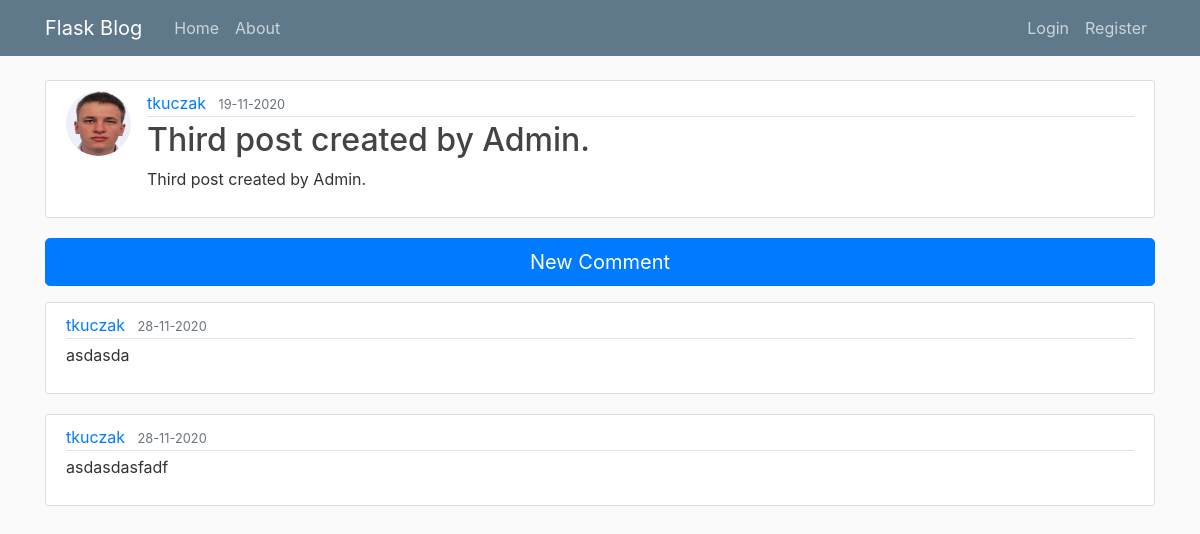
Page /post/3 on the earlier database version.
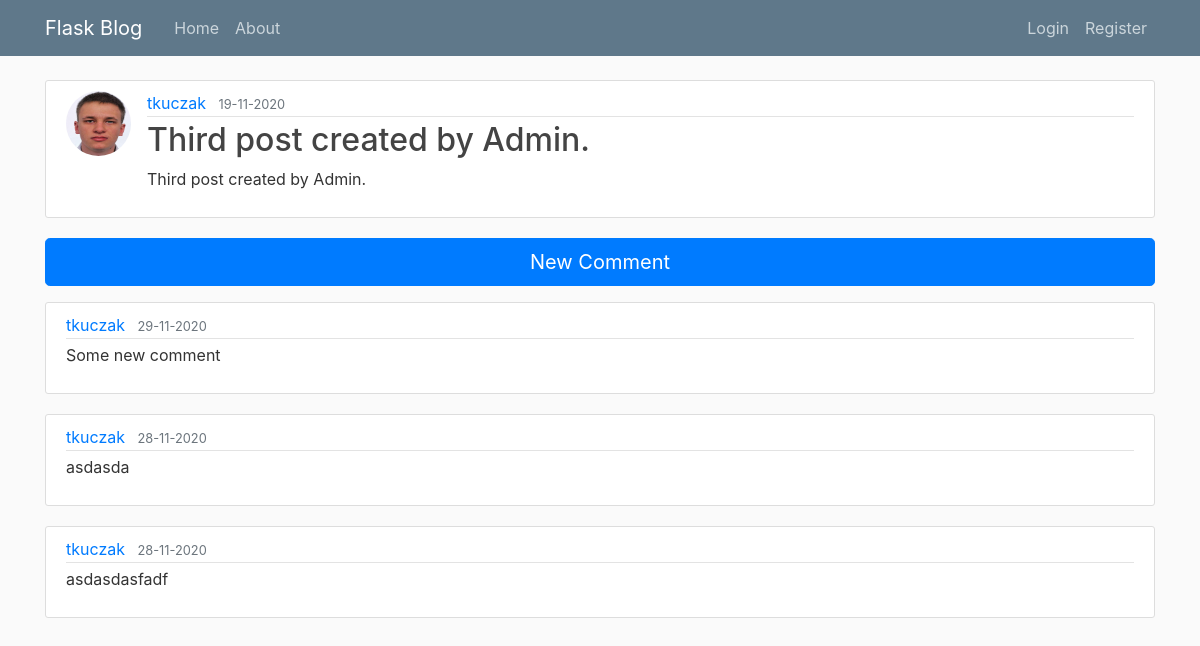
Same page on the later database version.
### blog/models.py (models this page shows, shortened)
class User(db.Model, UserMixin):
    id = db.Column(db.Integer(), primary_key=True)
    username = db.Column(db.String(20), unique=True, nullable=False)
    email = db.Column(db.String(128), unique=True, nullable=False)
    image_file = db.Column(db.String(20), nullable=False, default='default.jpg')
    password = db.Column(db.String(60), nullable=False)
    active = db.Column(db.Boolean(), nullable=False, default=0)
    posts = db.relationship('Post', backref='author', lazy=True)
    comments = db.relationship('Comments', backref='author', lazy=True)
    roles = db.relationship('Role', secondary='user_roles',  backref=db.backref('user', lazy=True), lazy='subquery')

class Post(db.Model):
    id = db.Column(db.Integer(), primary_key=True)
    author_id = db.Column(db.Integer(), db.ForeignKey('user.id'), nullable=False)
    title = db.Column(db.String(128),nullable=False)
    content = db.Column(db.Text, nullable=False)
    date_posted = db.Column(db.DateTime, nullable=False, default = datetime.now)
    comments = db.relationship('Comments', backref='post', lazy=True, order_by='Comments.date_posted.desc()')

class Comments(db.Model):
    id = db.Column(db.Integer(), primary_key=True)
    post_id = db.Column(db.Integer(), db.ForeignKey('post.id'), nullable=False)
    author_id = db.Column(db.Integer(), db.ForeignKey('user.id'), nullable=False)
    content = db.Column(db.Text, nullable=False)
    date_posted = db.Column(db.DateTime, nullable=False, default = datetime.now)

### blog/posts/routes.py (the view)
@posts.route("/post/<int:post_id>")
def post(post_id):
    post = Post.query.get_or_404(post_id)
    comments = post.comments
    return render_template('post.html', title=post.title, post=post, comments=comments)

### blog/templates/post.html (shortened to what this page needs)
{% extends "layout.html" %}
{% block content %}
    <article class="media content-section">
        <img class="rounded-circle article-img" src="{{ url_for('static', filename = 'profile_pics/' + post.author.image_file) }}">
        <div class="media-body">
            <div class="article-metadata">
                <a class="mr-2" href="{{ url_for('users.user_posts', username=post.author.username) }}">{{ post.author.username }}</a>
                <small class="text-muted">{{ post.date_posted.strftime('%d-%m-%Y') }}</small>
            </div>
        <h2 class="article-title">{{ post.title }}</h2>
        <p class="article-content">{{ post.content }}</p>
        </div>
    </article>
    <div>
        <a class="btn btn-primary btn-lg btn-block mb-3" href="{{ url_for('posts.new_comment', post_id = post.id) }}">New Comment</a>
    </div>
    {% for comment in comments %}
        <article class="media content-section">
            <div class="media-body">
                <div class="article-metadata">
                    <a class="mr-2" href="{{ url_for('users.user_posts', username=post.author.username) }}">{{ comment.author.username }}</a>
                    <small class="text-muted">{{ comment.date_posted.strftime('%d-%m-%Y') }}</small>
                </div>
            <p class="article-content">{{ comment.content }}</p>
          </div>
        </article>
    {% endfor %}
{% endblock content %}

### blog/templates/layout.html (shortened to what this page needs)
<!DOCTYPE html>
<html lang="en">
<head>
    <link rel="stylesheet" href="https://cdn.jsdelivr.net/npm/bootstrap@4.5.3/dist/css/bootstrap.min.css">
    <link rel="stylesheet" type="text/css" href="{{ url_for('static', filename='main.css') }}">
</head>
<body>
    <header class="site-header">
        <nav class="navbar navbar-expand-md navbar-dark bg-steel fixed-top">
            <div class="container">
                <a class="navbar-brand mr-4" href="/">Flask Blog</a>
                <div class="collapse navbar-collapse" id="navbarToggle">
                    <div class="navbar-nav mr-auto">
                        <a class="nav-item nav-link" href="{{ url_for('main.home') }}">Home</a>
                        <a class="nav-item nav-link" href="{{ url_for('main.about') }}">About</a>
                    </div>
                    <div class="navbar-nav">
                        {% if current_user.is_authenticated %}
                            {% if 'Admin' in current_user.roles_names or 'Writer' in current_user.roles_names %}
                                <a class="nav-item nav-link" href="{{ url_for('posts.new_post') }}">New Post</a>
                            {% endif %}
                            <a class="nav-item nav-link" href="{{ url_for('users.account') }}">Account</a>
                            <a class="nav-item nav-link" href="{{ url_for('users.logout') }}">Logout</a>
                        {% else %}
                            <a class="nav-item nav-link" href="{{ url_for('users.login') }}">Login</a>
                            <a class="nav-item nav-link" href="{{ url_for('users.register') }}">Register</a>
                        {% endif %}
                    </div>
                </div>
            </div>
        </nav>
    </header>
    <main role="main" class="container">
        <div class="row">
          <div class="col">
            {% block content %}{% endblock %}
        </div>
      </main>
</body>
</html>

### blog/static/main.css (style rules this page uses)
body { background: #fafafa; color: #333333; margin-top: 5rem; }
h1, h2, h3, h4, h5, h6 { color: #444444; }
.bg-steel { background-color: #5f788a; }
.site-header .navbar-nav .nav-link { color: #cbd5db; }
.content-section { background: #ffffff; padding: 10px 20px; border: 1px solid #dddddd; border-radius: 3px; margin-bottom: 20px; }
.article-title { color: #444444; }
.article-content { white-space: pre-line; }
.article-img { height: 65px; width: 65px; margin-right: 16px; }
.article-metadata { padding-bottom: 1px; margin-bottom: 4px; border-bottom: 1px solid #e3e3e3 }

Differences in the rows shown:
added Comments: author.username "tkuczak", date_posted "29-11-2020", content "Some new comment"
